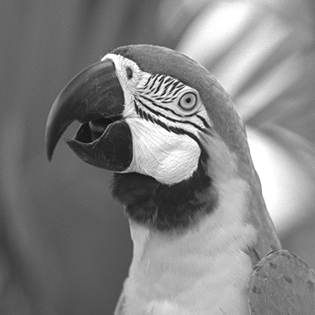
#> input picture HW1/given_data/parrot.png, 315 x 315 px, found by its file name
$ python part3.py
#> lines starting #> are read from the running program, lines starting #| are printed output that depends on the picture
import cv2
import numpy as np
from matplotlib import pyplot as plt
import cmath

if __name__ == '__main__':
    # section a
    parrot_path = "HW1\given_data\parrot.png"
    parrot_img = cv2.imread(parrot_path, cv2.IMREAD_GRAYSCALE)
#> parrot_img is the input picture: shape (315, 315); min 14, max 255, mean 130.4
    selfie_path = "HW1\my_data\passport.jpg"
    selfie_img = cv2.resize(cv2.imread(selfie_path, cv2.IMREAD_GRAYSCALE), parrot_img.shape)
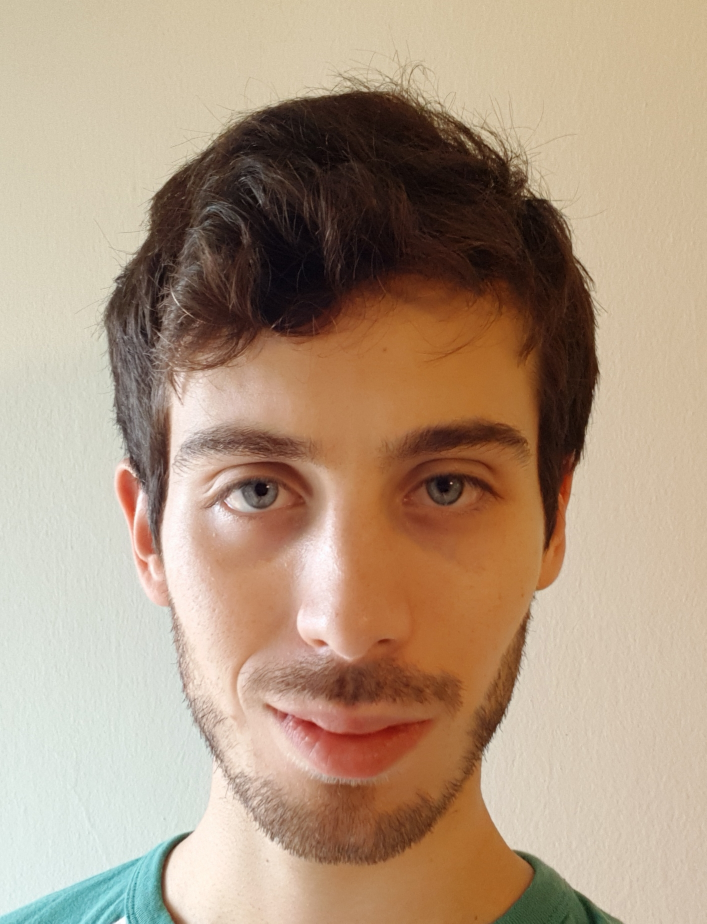
#> input picture HW1/my_data/passport.jpg, 1413 x 1847 px, found by its file name (shown at 1/2 size)
#> selfie_img: shape (315, 315); min 5, max 254, mean 156.8
    print(parrot_img.dtype)
#| uint8
    print(selfie_img.dtype)
#| uint8

    fig, axs = plt.subplots(1, 2)
    axs[0].imshow(parrot_img, "gray")
    axs[1].imshow(selfie_img, "gray")
    axs[0].set_title("Parrot image")
    axs[1].set_title("Selfie image")
    plt.show()

    # section b
    dft_parrot_img = np.fft.fft2(parrot_img)
    dft_selfie_img = np.fft.fft2(selfie_img)

    phase_parrot_img = np.angle(dft_parrot_img)
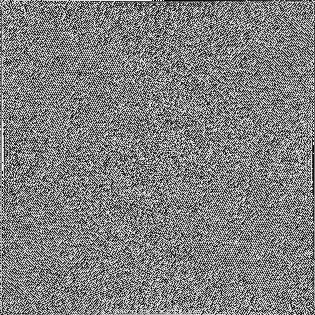
#> phase_parrot_img: shape (315, 315) float64; min -3.14, max 3.14, mean 2.92e-17; drawn with min black and max white
    phase_selfie_img = np.angle(dft_selfie_img)
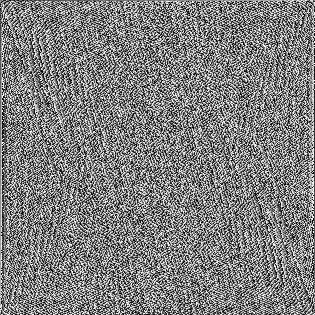
#> phase_selfie_img: shape (315, 315) float64; min -3.14, max 3.14, mean 1.83e-17; drawn with min black and max white

    fig, axs = plt.subplots(1, 2)
    axs[0].imshow(phase_parrot_img, "gray")
    axs[1].imshow(phase_selfie_img, "gray")
    axs[0].set_title("Parrot phase image")
    axs[1].set_title("Selfie phase image")
    plt.show()

    amp_parrot_img = np.abs(dft_parrot_img)
    amp_selfie_img = np.abs(dft_selfie_img)

    fig, axs = plt.subplots(1, 2)
    axs[0].imshow(np.log(1 + np.abs(amp_parrot_img)), "gray")
    axs[1].imshow(np.log(1 + np.abs(amp_selfie_img)), "gray")
    axs[0].set_title("Parrot amplitude image")
    axs[1].set_title("Selfie amplitude image")
    plt.show()
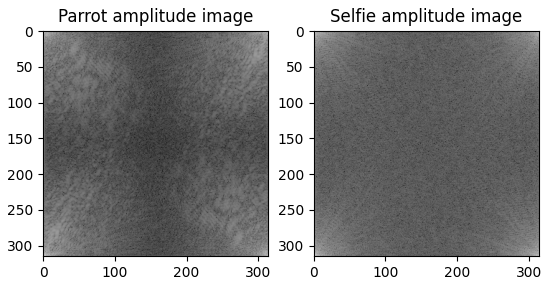
#> figure drawn by matplotlib, 2 panels

    # part c
    v_rect = np.vectorize(cmath.rect)
    selfie_amp_parrot_phase_dft = v_rect(amp_selfie_img, phase_parrot_img)
    parrot_amp_parrpt_phase_dft = v_rect(amp_parrot_img, phase_selfie_img)

    selfie_amp_parrot_phase_reconstructed = np.abs(np.fft.ifft2(selfie_amp_parrot_phase_dft))
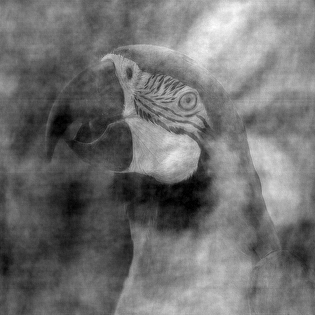
#> selfie_amp_parrot_phase_reconstructed: shape (315, 315) float64; min 0.0209, max 352.9, mean 156.8; drawn with min black and max white
    parrot_amp_parrpt_phase_reconstructed = np.abs(np.fft.ifft2(parrot_amp_parrpt_phase_dft))
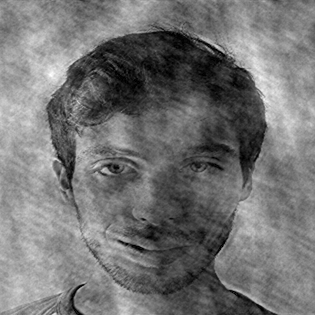
#> parrot_amp_parrpt_phase_reconstructed: shape (315, 315) float64; min 0.00109, max 286.4, mean 130.4; drawn with min black and max white

    fig, axs = plt.subplots(1, 2)
    axs[0].imshow(selfie_amp_parrot_phase_reconstructed, "gray")
    axs[1].imshow(parrot_amp_parrpt_phase_reconstructed, "gray")
    axs[0].set_title("amplitude of selfie and the phase of parrot")
    axs[1].set_title("amplitude of parrot and the phase of selfie")
    plt.show()

    # part d
    rand_phase = np.random.uniform(low = -cmath.pi, high = cmath.pi)
    rand_amp = np.random.uniform(low = 1, high = 1)

    selfie_amp_rand_phase_dft = v_rect(amp_selfie_img, rand_phase)
    rand_amp_selfie_phase_dft = v_rect(rand_amp, phase_selfie_img)

    selfie_amp_rand_phase_reconstructed = np.abs(np.fft.ifft2(selfie_amp_rand_phase_dft))
    rand_amp_selfie_phase_reconstructed = np.abs(np.fft.ifft2(rand_amp_selfie_phase_dft))
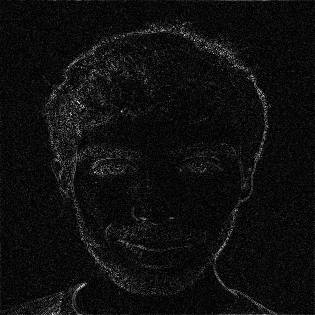
#> rand_amp_selfie_phase_reconstructed: shape (315, 315) float64; min 1.67e-08, max 0.0358, mean 0.00212; drawn with min black and max white

    fig, axs = plt.subplots(1, 2)
    axs[0].imshow(selfie_amp_rand_phase_reconstructed, "gray")
    axs[1].imshow(rand_amp_selfie_phase_reconstructed, "gray")
    axs[0].set_title("amplitude of selfie and random phase ~ U[-pi, pi]")
    axs[1].set_title("random amplitude ~ U[0, 10] and the phase of selfie")
    plt.show()
